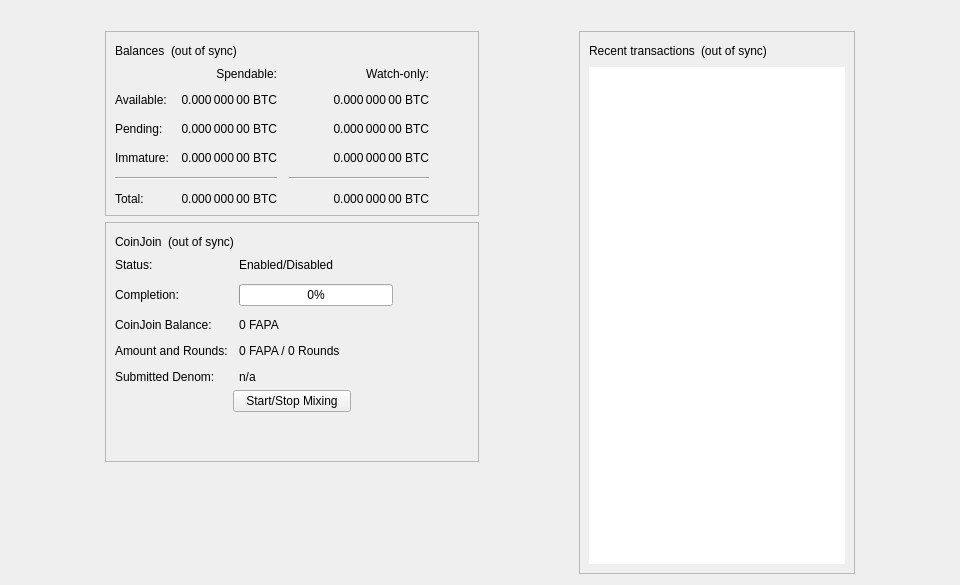
<?xml version="1.0" encoding="UTF-8"?>
<ui version="4.0">
 <class>OverviewPage</class>
 <widget class="QWidget" name="OverviewPage">
  <property name="geometry">
   <rect>
    <x>0</x>
    <y>0</y>
    <width>960</width>
    <height>585</height>
   </rect>
  </property>
  <property name="minimumSize">
   <size>
    <width>960</width>
    <height>0</height>
   </size>
  </property>
  <property name="windowTitle">
   <string>Form</string>
  </property>
  <layout class="QVBoxLayout" name="topLayout">
   <item>
    <widget class="QLabel" name="labelAlerts">
     <property name="visible">
      <bool>false</bool>
     </property>
     <property name="wordWrap">
      <bool>true</bool>
     </property>
     <property name="margin">
      <number>3</number>
     </property>
     <property name="textInteractionFlags">
      <set>Qt::TextSelectableByMouse</set>
     </property>
    </widget>
   </item>
   <item>
    <layout class="QHBoxLayout" name="horizontalLayout" stretch="1,0,1,0,1">
     <item>
      <spacer name="horizontalSpacerLeft">
       <property name="orientation">
        <enum>Qt::Horizontal</enum>
       </property>
       <property name="sizeType">
        <enum>QSizePolicy::Preferred</enum>
       </property>
       <property name="sizeHint" stdset="0">
        <size>
         <width>10</width>
         <height>20</height>
        </size>
       </property>
      </spacer>
     </item>
     <item>
      <layout class="QVBoxLayout" name="verticalLayout_2">
       <item>
        <widget class="QFrame" name="frame">
         <property name="frameShape">
          <enum>QFrame::StyledPanel</enum>
         </property>
         <property name="frameShadow">
          <enum>QFrame::Raised</enum>
         </property>
         <layout class="QVBoxLayout" name="verticalLayout_4">
          <item>
           <layout class="QHBoxLayout" name="horizontalLayout_4">
            <item>
             <widget class="QLabel" name="label_5">
              <property name="text">
               <string>Balances</string>
              </property>
             </widget>
            </item>
            <item>
             <widget class="QLabel" name="labelWalletStatus">
              <property name="toolTip">
               <string>The displayed information may be out of date. Your wallet automatically synchronizes with the Fapalien network after a connection is established, but this process has not completed yet.</string>
              </property>
              <property name="text">
               <string notr="true">(out of sync)</string>
              </property>
              <property name="alignment">
               <set>Qt::AlignLeading|Qt::AlignLeft|Qt::AlignVCenter</set>
              </property>
             </widget>
            </item>
            <item>
             <spacer name="horizontalSpacer_3">
              <property name="orientation">
               <enum>Qt::Horizontal</enum>
              </property>
              <property name="sizeHint" stdset="0">
               <size>
                <width>40</width>
                <height>20</height>
               </size>
              </property>
             </spacer>
            </item>
           </layout>
          </item>
          <item>
           <layout class="QGridLayout" name="gridLayout">
            <property name="spacing">
             <number>12</number>
            </property>
            <item row="2" column="2">
             <widget class="QLabel" name="labelWatchPending">
              <property name="cursor">
               <cursorShape>IBeamCursor</cursorShape>
              </property>
              <property name="toolTip">
               <string>Unconfirmed transactions to watch-only addresses</string>
              </property>
              <property name="text">
               <string notr="true">0.000 000 00 BTC</string>
              </property>
              <property name="alignment">
               <set>Qt::AlignRight|Qt::AlignTrailing|Qt::AlignVCenter</set>
              </property>
              <property name="textInteractionFlags">
               <set>Qt::LinksAccessibleByMouse|Qt::TextSelectableByKeyboard|Qt::TextSelectableByMouse</set>
              </property>
             </widget>
            </item>
            <item row="2" column="1">
             <widget class="QLabel" name="labelUnconfirmed">
              <property name="cursor">
               <cursorShape>IBeamCursor</cursorShape>
              </property>
              <property name="toolTip">
               <string>Total of transactions that have yet to be confirmed, and do not yet count toward the spendable balance</string>
              </property>
              <property name="text">
               <string notr="true">0.000 000 00 BTC</string>
              </property>
              <property name="alignment">
               <set>Qt::AlignRight|Qt::AlignTrailing|Qt::AlignVCenter</set>
              </property>
              <property name="textInteractionFlags">
               <set>Qt::LinksAccessibleByMouse|Qt::TextSelectableByKeyboard|Qt::TextSelectableByMouse</set>
              </property>
             </widget>
            </item>
            <item row="3" column="2">
             <widget class="QLabel" name="labelWatchImmature">
              <property name="cursor">
               <cursorShape>IBeamCursor</cursorShape>
              </property>
              <property name="toolTip">
               <string>Mined balance in watch-only addresses that has not yet matured</string>
              </property>
              <property name="text">
               <string notr="true">0.000 000 00 BTC</string>
              </property>
              <property name="alignment">
               <set>Qt::AlignRight|Qt::AlignTrailing|Qt::AlignVCenter</set>
              </property>
              <property name="textInteractionFlags">
               <set>Qt::LinksAccessibleByMouse|Qt::TextSelectableByKeyboard|Qt::TextSelectableByMouse</set>
              </property>
             </widget>
            </item>
            <item row="4" column="0" colspan="2">
             <widget class="Line" name="lineSpendableBalance">
              <property name="orientation">
               <enum>Qt::Horizontal</enum>
              </property>
             </widget>
            </item>
            <item row="4" column="2">
             <widget class="Line" name="lineWatchBalance">
              <property name="sizePolicy">
               <sizepolicy hsizetype="Preferred" vsizetype="Fixed">
                <horstretch>0</horstretch>
                <verstretch>0</verstretch>
               </sizepolicy>
              </property>
              <property name="minimumSize">
               <size>
                <width>140</width>
                <height>0</height>
               </size>
              </property>
              <property name="orientation">
               <enum>Qt::Horizontal</enum>
              </property>
             </widget>
            </item>
            <item row="5" column="0">
             <widget class="QLabel" name="labelTotalText">
              <property name="text">
               <string>Total:</string>
              </property>
             </widget>
            </item>
            <item row="3" column="1">
             <widget class="QLabel" name="labelImmature">
              <property name="cursor">
               <cursorShape>IBeamCursor</cursorShape>
              </property>
              <property name="toolTip">
               <string>Mined balance that has not yet matured</string>
              </property>
              <property name="text">
               <string notr="true">0.000 000 00 BTC</string>
              </property>
              <property name="alignment">
               <set>Qt::AlignRight|Qt::AlignTrailing|Qt::AlignVCenter</set>
              </property>
              <property name="textInteractionFlags">
               <set>Qt::LinksAccessibleByMouse|Qt::TextSelectableByKeyboard|Qt::TextSelectableByMouse</set>
              </property>
             </widget>
            </item>
            <item row="2" column="3">
             <spacer name="horizontalSpacer_2">
              <property name="orientation">
               <enum>Qt::Horizontal</enum>
              </property>
              <property name="sizeHint" stdset="0">
               <size>
                <width>40</width>
                <height>20</height>
               </size>
              </property>
             </spacer>
            </item>
            <item row="3" column="0">
             <widget class="QLabel" name="labelImmatureText">
              <property name="text">
               <string>Immature:</string>
              </property>
             </widget>
            </item>
            <item row="5" column="1">
             <widget class="QLabel" name="labelTotal">
              <property name="cursor">
               <cursorShape>IBeamCursor</cursorShape>
              </property>
              <property name="toolTip">
               <string>Your current total balance</string>
              </property>
              <property name="text">
               <string notr="true">0.000 000 00 BTC</string>
              </property>
              <property name="alignment">
               <set>Qt::AlignRight|Qt::AlignTrailing|Qt::AlignVCenter</set>
              </property>
              <property name="textInteractionFlags">
               <set>Qt::LinksAccessibleByMouse|Qt::TextSelectableByKeyboard|Qt::TextSelectableByMouse</set>
              </property>
             </widget>
            </item>
            <item row="5" column="2">
             <widget class="QLabel" name="labelWatchTotal">
              <property name="cursor">
               <cursorShape>IBeamCursor</cursorShape>
              </property>
              <property name="toolTip">
               <string>Current total balance in watch-only addresses</string>
              </property>
              <property name="text">
               <string notr="true">0.000 000 00 BTC</string>
              </property>
              <property name="alignment">
               <set>Qt::AlignRight|Qt::AlignTrailing|Qt::AlignVCenter</set>
              </property>
              <property name="textInteractionFlags">
               <set>Qt::LinksAccessibleByMouse|Qt::TextSelectableByKeyboard|Qt::TextSelectableByMouse</set>
              </property>
             </widget>
            </item>
            <item row="0" column="2">
             <widget class="QLabel" name="labelWatchonly">
              <property name="text">
               <string>Watch-only:</string>
              </property>
              <property name="alignment">
               <set>Qt::AlignRight|Qt::AlignTrailing|Qt::AlignVCenter</set>
              </property>
             </widget>
            </item>
            <item row="1" column="0">
             <widget class="QLabel" name="labelBalanceText">
              <property name="text">
               <string>Available:</string>
              </property>
             </widget>
            </item>
            <item row="1" column="1">
             <widget class="QLabel" name="labelBalance">
              <property name="cursor">
               <cursorShape>IBeamCursor</cursorShape>
              </property>
              <property name="toolTip">
               <string>Your current spendable balance</string>
              </property>
              <property name="text">
               <string notr="true">0.000 000 00 BTC</string>
              </property>
              <property name="alignment">
               <set>Qt::AlignRight|Qt::AlignTrailing|Qt::AlignVCenter</set>
              </property>
              <property name="textInteractionFlags">
               <set>Qt::LinksAccessibleByMouse|Qt::TextSelectableByKeyboard|Qt::TextSelectableByMouse</set>
              </property>
             </widget>
            </item>
            <item row="1" column="2">
             <widget class="QLabel" name="labelWatchAvailable">
              <property name="cursor">
               <cursorShape>IBeamCursor</cursorShape>
              </property>
              <property name="toolTip">
               <string>Your current balance in watch-only addresses</string>
              </property>
              <property name="text">
               <string notr="true">0.000 000 00 BTC</string>
              </property>
              <property name="alignment">
               <set>Qt::AlignRight|Qt::AlignTrailing|Qt::AlignVCenter</set>
              </property>
              <property name="textInteractionFlags">
               <set>Qt::LinksAccessibleByMouse|Qt::TextSelectableByKeyboard|Qt::TextSelectableByMouse</set>
              </property>
             </widget>
            </item>
            <item row="2" column="0">
             <widget class="QLabel" name="labelPendingText">
              <property name="text">
               <string>Pending:</string>
              </property>
             </widget>
            </item>
            <item row="0" column="1">
             <widget class="QLabel" name="labelSpendable">
              <property name="text">
               <string>Spendable:</string>
              </property>
              <property name="alignment">
               <set>Qt::AlignRight|Qt::AlignTrailing|Qt::AlignVCenter</set>
              </property>
             </widget>
            </item>
           </layout>
          </item>
         </layout>
        </widget>
       </item>
       <item>
        <widget class="QFrame" name="frameCoinJoin">
         <property name="layoutDirection">
          <enum>Qt::LeftToRight</enum>
         </property>
         <property name="frameShape">
          <enum>QFrame::StyledPanel</enum>
         </property>
         <property name="frameShadow">
          <enum>QFrame::Raised</enum>
         </property>
         <layout class="QVBoxLayout" name="VerticalLayout_PS1">
          <item>
           <layout class="QHBoxLayout" name="horizontalLayout_5">
            <item>
             <widget class="QLabel" name="labelCoinJoinHeader">
              <property name="text">
               <string notr="true">CoinJoin</string>
              </property>
             </widget>
            </item>
            <item>
             <widget class="QLabel" name="labelCoinJoinSyncStatus">
              <property name="toolTip">
               <string>The displayed information may be out of date. Your wallet automatically synchronizes with the Fapalien network after a connection is established, but this process has not completed yet.</string>
              </property>
              <property name="text">
               <string notr="true">(out of sync)</string>
              </property>
              <property name="alignment">
               <set>Qt::AlignLeading|Qt::AlignLeft|Qt::AlignVCenter</set>
              </property>
             </widget>
            </item>
            <item>
             <spacer name="horizontalSpacer_4">
              <property name="orientation">
               <enum>Qt::Horizontal</enum>
              </property>
              <property name="sizeHint" stdset="0">
               <size>
                <width>40</width>
                <height>20</height>
               </size>
              </property>
             </spacer>
            </item>
           </layout>
          </item>
          <item>
           <layout class="QFormLayout" name="coinJoinFormLayout">
            <property name="fieldGrowthPolicy">
             <enum>QFormLayout::AllNonFixedFieldsGrow</enum>
            </property>
            <property name="horizontalSpacing">
             <number>11</number>
            </property>
            <property name="verticalSpacing">
             <number>12</number>
            </property>
            <item row="0" column="0">
             <widget class="QLabel" name="labelCoinJoinEnabledText">
              <property name="text">
               <string>Status:</string>
              </property>
             </widget>
            </item>
            <item row="0" column="1">
             <widget class="QLabel" name="labelCoinJoinEnabled">
              <property name="text">
               <string>Enabled/Disabled</string>
              </property>
             </widget>
            </item>
            <item row="1" column="0">
             <widget class="QLabel" name="labelCompletitionText">
              <property name="text">
               <string>Completion:</string>
              </property>
             </widget>
            </item>
            <item row="1" column="1">
             <widget class="QProgressBar" name="coinJoinProgress">
              <property name="maximumSize">
               <size>
                <width>154</width>
                <height>16777215</height>
               </size>
              </property>
              <property name="value">
               <number>0</number>
              </property>
             </widget>
            </item>
            <item row="2" column="0">
             <widget class="QLabel" name="labelAnonymizedText">
              <property name="text">
               <string notr="true">CoinJoin Balance:</string>
              </property>
             </widget>
            </item>
            <item row="2" column="1">
             <widget class="QLabel" name="labelAnonymized">
              <property name="text">
               <string notr="true">0 FAPA</string>
              </property>
             </widget>
            </item>
            <item row="3" column="0">
             <widget class="QLabel" name="labelAmountAndRoundsText">
              <property name="text">
               <string>Amount and Rounds:</string>
              </property>
             </widget>
            </item>
            <item row="3" column="1">
             <widget class="QLabel" name="labelAmountRounds">
              <property name="text">
               <string notr="true">0 FAPA / 0 Rounds</string>
              </property>
             </widget>
            </item>
            <item row="4" column="0">
             <widget class="QLabel" name="labelSubmittedDenomText">
              <property name="text">
               <string>Submitted Denom:</string>
              </property>
             </widget>
            </item>
            <item row="4" column="1">
             <widget class="QLabel" name="labelSubmittedDenom">
              <property name="toolTip">
               <string>The denominations you submitted to the Smartnode.&lt;br&gt;To mix, other users must submit the exact same denominations.</string>
              </property>
              <property name="text">
               <string>n/a</string>
              </property>
              <property name="wordWrap">
               <bool>true</bool>
              </property>
             </widget>
            </item>
           </layout>
          </item>
          <item>
           <layout class="QVBoxLayout" name="VerticalLayout_PS">
            <item>
             <layout class="QHBoxLayout" name="horizontalLayout_3">
              <property name="topMargin">
               <number>0</number>
              </property>
              <item>
               <spacer name="horizontalSpacer_5">
                <property name="orientation">
                 <enum>Qt::Horizontal</enum>
                </property>
                <property name="sizeHint" stdset="0">
                 <size>
                  <width>40</width>
                  <height>20</height>
                 </size>
                </property>
               </spacer>
              </item>
              <item>
               <widget class="QPushButton" name="toggleCoinJoin">
                <property name="sizePolicy">
                 <sizepolicy hsizetype="MinimumExpanding" vsizetype="Fixed">
                  <horstretch>0</horstretch>
                  <verstretch>0</verstretch>
                 </sizepolicy>
                </property>
                <property name="text">
                 <string>Start/Stop Mixing</string>
                </property>
               </widget>
              </item>
              <item>
               <spacer name="horizontalSpacer_6">
                <property name="orientation">
                 <enum>Qt::Horizontal</enum>
                </property>
                <property name="sizeHint" stdset="0">
                 <size>
                  <width>40</width>
                  <height>20</height>
                 </size>
                </property>
               </spacer>
              </item>
             </layout>
            </item>
            <item>
             <spacer name="verticalSpacer_3">
              <property name="orientation">
               <enum>Qt::Vertical</enum>
              </property>
              <property name="sizeHint" stdset="0">
               <size>
                <width>20</width>
                <height>40</height>
               </size>
              </property>
             </spacer>
            </item>
           </layout>
          </item>
         </layout>
        </widget>
       </item>
       <item>
        <spacer name="verticalSpacer">
         <property name="orientation">
          <enum>Qt::Vertical</enum>
         </property>
         <property name="sizeHint" stdset="0">
          <size>
           <width>20</width>
           <height>40</height>
          </size>
         </property>
        </spacer>
       </item>
      </layout>
     </item>
     <item>
      <spacer name="horizontalSpacerCenter">
       <property name="orientation">
        <enum>Qt::Horizontal</enum>
       </property>
       <property name="sizeHint" stdset="0">
        <size>
         <width>10</width>
         <height>20</height>
        </size>
       </property>
      </spacer>
     </item>
     <item>
      <layout class="QVBoxLayout" name="verticalLayout_3">
       <item>
        <widget class="QFrame" name="frame_2">
         <property name="frameShape">
          <enum>QFrame::StyledPanel</enum>
         </property>
         <property name="frameShadow">
          <enum>QFrame::Raised</enum>
         </property>
         <layout class="QVBoxLayout" name="verticalLayout">
          <item>
           <layout class="QHBoxLayout" name="horizontalLayout_2">
            <item>
             <widget class="QLabel" name="label_4">
              <property name="text">
               <string>Recent transactions</string>
              </property>
             </widget>
            </item>
            <item>
             <widget class="QLabel" name="labelTransactionsStatus">
              <property name="toolTip">
               <string>The displayed information may be out of date. Your wallet automatically synchronizes with the Fapalien network after a connection is established, but this process has not completed yet.</string>
              </property>
              <property name="text">
               <string notr="true">(out of sync)</string>
              </property>
              <property name="alignment">
               <set>Qt::AlignLeading|Qt::AlignLeft|Qt::AlignVCenter</set>
              </property>
             </widget>
            </item>
            <item>
             <spacer name="horizontalSpacer">
              <property name="orientation">
               <enum>Qt::Horizontal</enum>
              </property>
              <property name="sizeHint" stdset="0">
               <size>
                <width>40</width>
                <height>20</height>
               </size>
              </property>
             </spacer>
            </item>
           </layout>
          </item>
          <item>
           <widget class="QListView" name="listTransactions">
            <property name="frameShape">
             <enum>QFrame::NoFrame</enum>
            </property>
            <property name="verticalScrollBarPolicy">
             <enum>Qt::ScrollBarAlwaysOff</enum>
            </property>
            <property name="horizontalScrollBarPolicy">
             <enum>Qt::ScrollBarAlwaysOff</enum>
            </property>
            <property name="selectionMode">
             <enum>QAbstractItemView::NoSelection</enum>
            </property>
           </widget>
          </item>
         </layout>
        </widget>
       </item>
      </layout>
     </item>
     <item>
      <spacer name="horizontalSpacerRight">
       <property name="orientation">
        <enum>Qt::Horizontal</enum>
       </property>
       <property name="sizeType">
        <enum>QSizePolicy::Preferred</enum>
       </property>
       <property name="sizeHint" stdset="0">
        <size>
         <width>10</width>
         <height>20</height>
        </size>
       </property>
      </spacer>
     </item>
    </layout>
   </item>
  </layout>
 </widget>
 <resources/>
 <connections/>
</ui>
